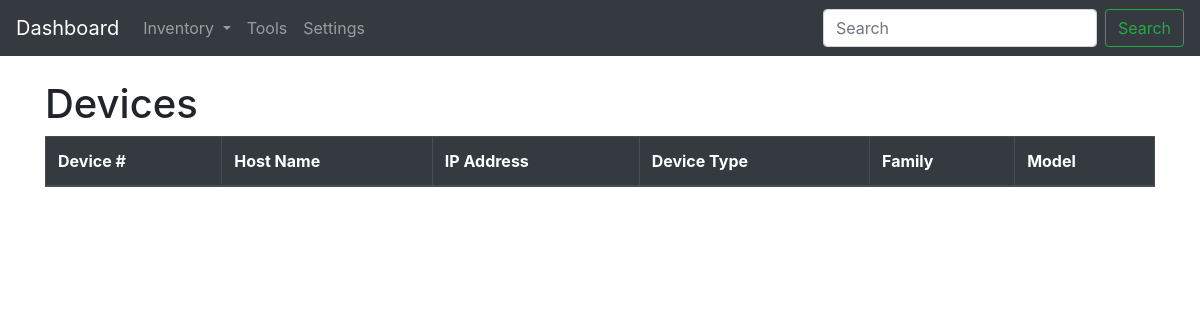
/devices, run on an earlier commit of the app's database.
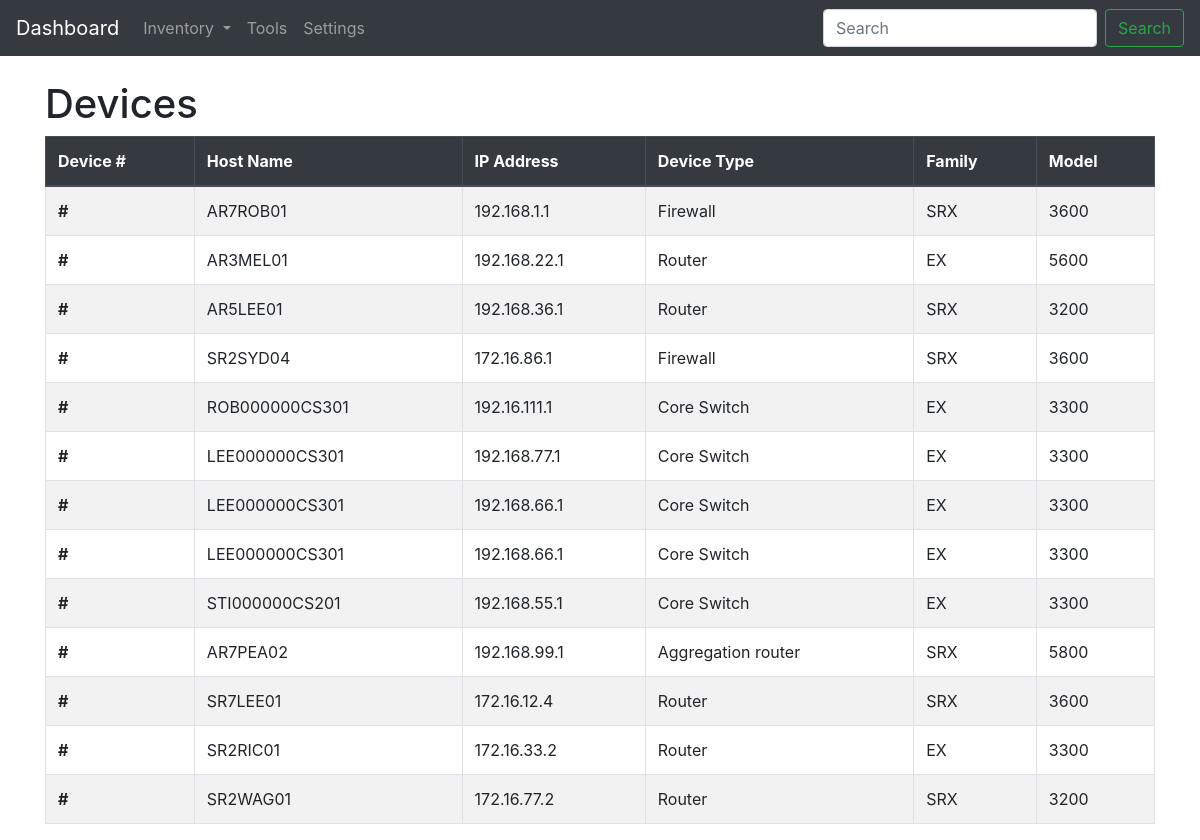
And on a later commit of the database.
### database/models.py (models this page shows, shortened)
class Device(models.Model):
    hostname = models.CharField(max_length=20)
    IPAddress = models.CharField(max_length=20)
    deviceType = models.CharField(max_length=20)
    family = models.CharField(max_length=20)
    model = models.CharField(max_length=20, default = "")

### database/views.py (the view)
# urls.py: path('devices', views.devices, name="devices"),
def devices(request):
    all_devices = Device.objects.all
    return render(request, 'devices.html', {'all':all_devices})

### database/templates/devices.html
{% extends 'base.html' %}
{% block content %}
<h1>Devices</h1>
<table class="table table-striped table-bordered table-hover">
    <thead class="thead-dark">
        <tr>
            <th scope="col">Device #</th>
            <th scope="col">Host Name</th>
            <th scope="col">IP Address</th>
            <th scope="col">Device Type</th>
            <th scope="col">Family</th>
            <th scope="col">Model</th>
        </tr>
    </thead>
    <tbody>
        {% for device in all %}
            <tr>
                <th scope="row">#</th>
                <td>{{ device.hostname }}</td>
                <td>{{ device.IPAddress }}</td>
                <td>{{ device.deviceType }}</td>
                <td>{{ device.family }}</td>
                <td>{{ device.model }}</td>
            </tr>
        {% endfor %}
    </tbody>
</table>
{% endblock %}

### database/templates/base.html (shortened to what this page needs)
<!doctype html>
<html lang="en">
  <head>
    <link rel="stylesheet" href="https://stackpath.bootstrapcdn.com/bootstrap/4.5.2/css/bootstrap.min.css">
  </head>
  <body>
    <nav class="navbar navbar-expand-lg navbar-dark bg-dark">
        <a class="navbar-brand" href="{% url 'dashboard' %}">Dashboard</a>
        <div class="collapse navbar-collapse" id="navbarSupportedContent">
          <ul class="navbar-nav mr-auto">
            <li class="nav-item dropdown">
              <a class="nav-link dropdown-toggle" href="#" id="navbarDropdown" role="button" data-toggle="dropdown" aria-haspopup="true" aria-expanded="false">
                Inventory
              </a>
            </li>
            <li class="nav-item">
              <a class="nav-link" href="{% url 'tools' %}">Tools</a>
            </li>
            <li class="nav-item">
              <a class="nav-link" href="{% url 'settings' %}">Settings</a>
            </li>
          </ul>
          <form class="form-inline my-2 my-lg-0">
            <input class="form-control mr-sm-2" type="search" placeholder="Search" aria-label="Search">
            <button class="btn btn-outline-success my-2 my-sm-0" type="submit">Search</button>
          </form>
        </div>
      </nav>
    <div class="container">
    {% block content %}
    {% endblock %}
</div>
  </body>
</html>

What changed in the data, as far as the page shows it:
added Device: hostname "AR7ROB01", IPAddress "192.168.1.1", deviceType "Firewall", family "SRX", model "3600"
added Device: hostname "AR3MEL01", IPAddress "192.168.22.1", deviceType "Router", family "EX", model "5600"
added Device: hostname "AR5LEE01", IPAddress "192.168.36.1", deviceType "Router", family "SRX", model "3200"
added Device: hostname "SR2SYD04", IPAddress "172.16.86.1", deviceType "Firewall", family "SRX", model "3600"
added Device: hostname "ROB000000CS301", IPAddress "192.16.111.1", deviceType "Core Switch", family "EX", model "3300"
added Device: hostname "LEE000000CS301", IPAddress "192.168.77.1", deviceType "Core Switch", family "EX", model "3300"
added Device: hostname "LEE000000CS301", IPAddress "192.168.66.1", deviceType "Core Switch", family "EX", model "3300"
added Device: hostname "LEE000000CS301", IPAddress "192.168.66.1", deviceType "Core Switch", family "EX", model "3300"
added Device: hostname "STI000000CS201", IPAddress "192.168.55.1", deviceType "Core Switch", family "EX", model "3300"
added Device: hostname "AR7PEA02", IPAddress "192.168.99.1", deviceType "Aggregation router", family "SRX", model "5800"
added Device: hostname "SR7LEE01", IPAddress "172.16.12.4", deviceType "Router", family "SRX", model "3600"
added Device: hostname "SR2RIC01", IPAddress "172.16.33.2", deviceType "Router", family "EX", model "3300"
added Device: hostname "SR2WAG01", IPAddress "172.16.77.2", deviceType "Router", family "SRX", model "3200"
